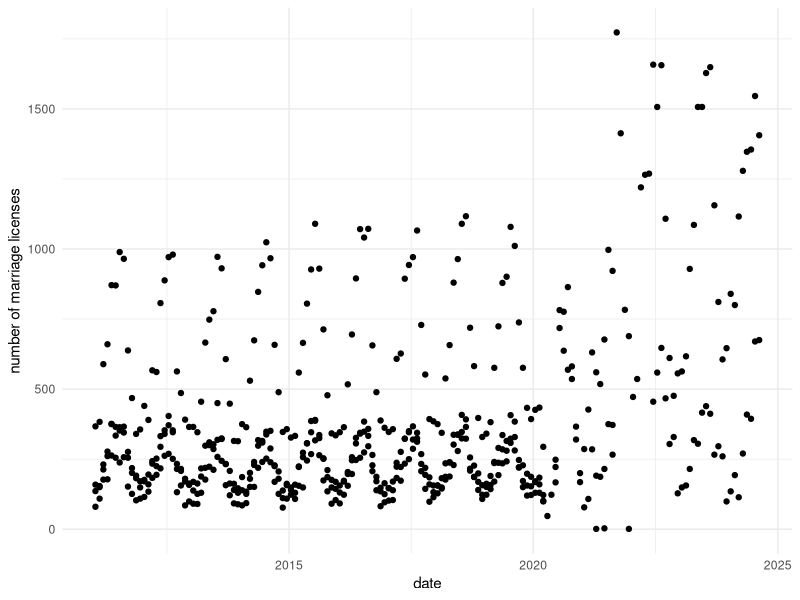

Recreate this plot in R.
## ---- chunk 1
#| include: false
#| warning: false
#| message: false

library(tidyverse)
library(palmerpenguins)

data <- read_csv(here::here("data/analysis_data/analysis_data.csv"))

## ---- chunk 2
#| label: fig-bills
#| fig-cap: Bills of penguins
#| echo: false

data |> 
  ggplot(aes(x = date, y = marriage_licenses)) +
  geom_point() +
  theme_minimal() +
  labs(x = "date", y = "number of marriage licenses")
